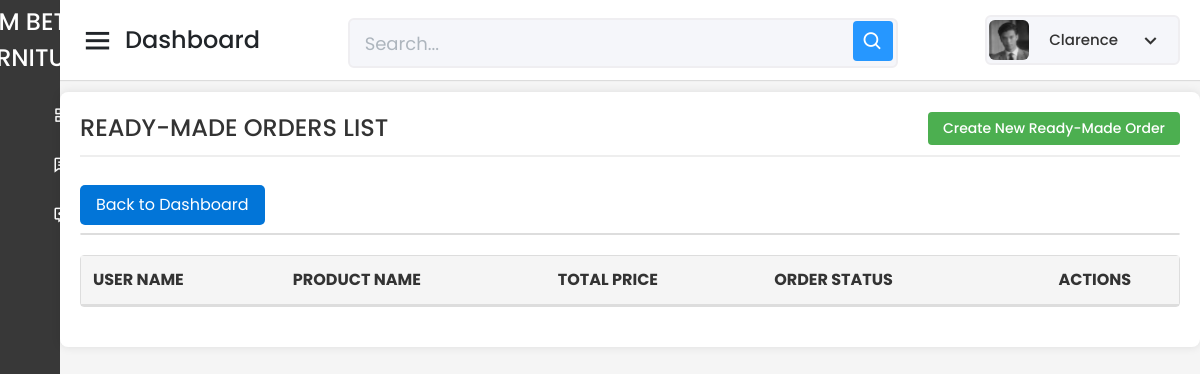
Before: /Capstone_Admin/readymade/read-all-readymade-form.php (signed in) with the older database file.
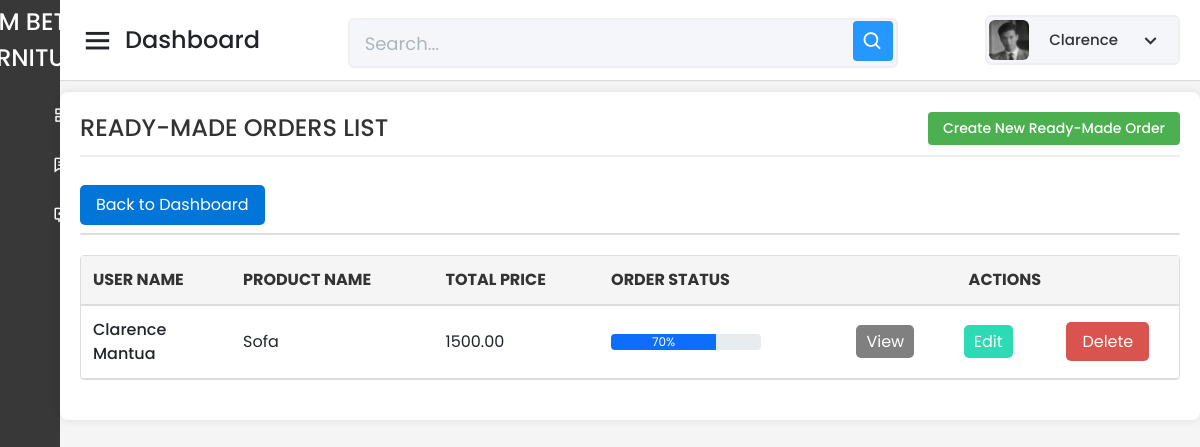
After: the same page with the newer database file.
### tables this page shows
CREATE TABLE `tbl_ready_made_orders` (
  `ReadyMadeOrder_ID` int(11) NOT NULL AUTO_INCREMENT,
  `Product_ID` int(11) NOT NULL,
  `User_ID` varchar(150) NOT NULL,
  `Quantity` int(11) NOT NULL,
  `Total_Price` decimal(10,2) NOT NULL,
  `Order_Status` int(3) NOT NULL DEFAULT 0,
  `Order_Date` timestamp NOT NULL DEFAULT current_timestamp(),
  `Product_Status` int(3) NOT NULL DEFAULT 0,
  `Progress_Pic_10` varchar(255) DEFAULT NULL,
  `Progress_Pic_20` varchar(255) DEFAULT NULL,
  `Progress_Pic_30` varchar(255) DEFAULT NULL,
  `Progress_Pic_40` varchar(255) DEFAULT NULL,
  `Progress_Pic_50` varchar(255) DEFAULT NULL,
  `Progress_Pic_60` varchar(255) DEFAULT NULL,
  `Progress_Pic_70` varchar(255) DEFAULT NULL,
  `Progress_Pic_80` varchar(255) DEFAULT NULL,
  `Progress_Pic_90` varchar(255) DEFAULT NULL,
  `Progress_Pic_100` varchar(255) DEFAULT NULL,
  `Stop_Reason` varchar(255) DEFAULT NULL,
  PRIMARY KEY (`ReadyMadeOrder_ID`),
  KEY `Product_ID` (`Product_ID`),
  KEY `User_ID` (`User_ID`),
  CONSTRAINT `tbl_ready_made_orders_ibfk_1` FOREIGN KEY (`Product_ID`) REFERENCES `tbl_prod_info` (`Product_ID`),
  CONSTRAINT `tbl_ready_made_orders_ibfk_2` FOREIGN KEY (`User_ID`) REFERENCES `tbl_user_info` (`User_ID`)
);

CREATE TABLE `tbl_prod_info` (
  `Product_ID` int(11) NOT NULL AUTO_INCREMENT,
  `Product_Name` varchar(255) NOT NULL,
  `Description` text DEFAULT NULL,
  `Category` varchar(100) DEFAULT NULL,
  `Sizes` varchar(100) DEFAULT NULL,
  `Color` varchar(50) DEFAULT NULL,
  `Stock` varchar(100) DEFAULT NULL,
  `Assembly_Required` varchar(255) DEFAULT NULL,
  `ImageURL` varchar(255) DEFAULT NULL,
  `Price` varchar(255) NOT NULL,
  `Sold` varchar(255) DEFAULT NULL,
  `DateAdded` timestamp NOT NULL DEFAULT current_timestamp(),
  `LastUpdate` timestamp NOT NULL DEFAULT current_timestamp() ON UPDATE current_timestamp(),
  `GLB_File_URL` varchar(255) DEFAULT NULL,
  `product_type` enum('readymade','custom') DEFAULT 'readymade',
  PRIMARY KEY (`Product_ID`)
);

### Capstone_Admin/readymade/read-all-readymade-form.php (the view, shortened to what the changed rows need)
<?php
include '../config/database.php';
$search = isset($_GET['search']) ? $_GET['search'] : '';
$query = "
    SELECT
        rmo.ReadyMadeOrder_ID,
        CONCAT(u.First_Name, ' ', u.Last_Name) AS User_Name,
        p.Product_Name,
        rmo.Quantity,
        rmo.Total_Price,
        rmo.Order_Status,
        rmo.Order_Date
    FROM tbl_ready_made_orders rmo
    JOIN tbl_user_info u ON rmo.User_ID = u.User_ID
    JOIN tbl_prod_info p ON rmo.Product_ID = p.Product_ID
    WHERE u.First_Name LIKE :search
    OR u.Last_Name LIKE :search
    OR p.Product_Name LIKE :search
    OR rmo.Order_Status LIKE :search
";
$stmt = $pdo->prepare($query);
$searchParam = '%' . $search . '%';
$stmt->bindParam(':search', $searchParam, PDO::PARAM_STR);
$stmt->execute();
$rows = $stmt->fetchAll(PDO::FETCH_ASSOC);
?>
<!DOCTYPE html>
<html lang="en" dir="ltr">
<head>
    <link href="../static/css/bootstrap.min.css" rel="stylesheet">
    <link href="../static/css-files/dashboard.css" rel="stylesheet">
    <link href="../static/css-files/button.css" rel="stylesheet">
    <link href="../static/css-files/admin_homev2.css" rel="stylesheet">
    <link href="https://unpkg.com/boxicons@2.0.7/css/boxicons.min.css" rel="stylesheet" />
</head>
<body>
    <section class="home-section">
<br><br><br>
<div class="container_boxes">
                <table>
    <table width="100%" border="1" cellspacing="5">
        <tr>
            <th>USER NAME</th>
            <th>PRODUCT NAME</th>
            <th>TOTAL PRICE</th>
            <th>ORDER STATUS</th>
            <th colspan="3" style="text-align: center;">ACTIONS</th>
        </tr>
        <?php
        foreach ($rows as $row) {
            $orderID = htmlspecialchars($row["ReadyMadeOrder_ID"]);
            $userName = htmlspecialchars($row["User_Name"]);
            $productName = htmlspecialchars($row["Product_Name"]);
            $totalPrice = number_format((float)$row["Total_Price"], 2, '.', '');
            $orderStatusValue = (int)$row["Order_Status"];
            $progressPercent = min(max($orderStatusValue, 0), 100);
            echo '
            <tr>
                <td>'.$userName.'</td>
                <td>'.$productName.'</td>
                <td>'.$totalPrice.'</td>
                <td>
                    <div class="progress" style="width: 150px;">
                        <div class="progress-bar bg-primary" role="progressbar" style="width: '.$progressPercent.'%;" aria-valuenow="'.$progressPercent.'" aria-valuemin="0" aria-valuemax="100">
                            '.$progressPercent.'%
                        </div>
                    </div>
                </td>
                <td style="text-align: center;"><a class="buttonView" href="read-one-readymade-form.php?id='.$orderID.'" target="_parent">View</a></td>
                <td style="text-align: center;"><a class="buttonEdit" href="update-readymade-form.php?id='.$orderID.'" target="_parent">Edit</a></td>
                <td style="text-align: center;"><a class="buttonDelete" href="delete-readymade-form.php?id='.$orderID.'" target="_parent">Delete</a></td>
            </tr>';
        }
        ?>
    </table>
</div>
</section>
</body>
</html>

Changed rows visible on the page:
added tbl_ready_made_orders: userName "Clarence Mantua", Product_ID.Product_Name "Sofa", Total_Price "1500.00", Order_Status "70"
